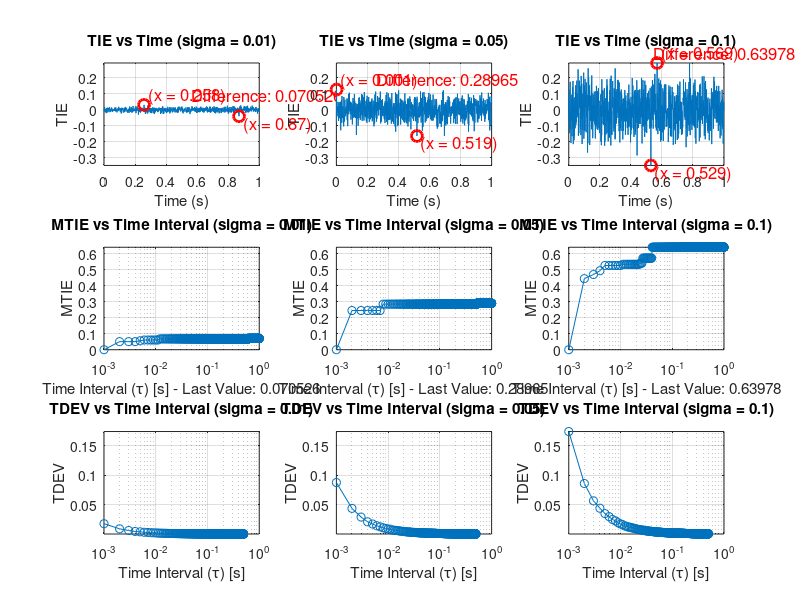

Recreate this plot in MATLAB.
fs = 1000; % 采样频率 (Hz)
N = 1000; % 采样点数
t = (0:N-1)/fs; % 时间向量 (s)
sigma = 0.01; % 噪声的标准差

% 不同的噪声标准差
sigmas = [0.01, 0.05, 0.1]; % 三个不同的标准差

% 存储结果
mtie_results = cell(length(sigmas), 1);
tdev_results = cell(length(sigmas), 1);
TIE_results = cell(length(sigmas), 1);

% 计算 TDEV 的函数
function tdev = compute_tdev(tie, max_tau)
    taus = 1:max_tau;
    tdev = zeros(size(taus));
    for i = 1:length(taus)
        tau = taus(i);
        n = length(tie) - 2*tau;
        if n > 0
            sum_diff = 0;
            for j = 1:n
                sum_diff = sum_diff + (tie(j+2*tau) - 2*tie(j+tau) + tie(j))^2;
            end
            tdev(i) = sqrt(sum_diff / (2*n*tau^2)) ;
        else
            tdev(i) = NaN;
        end
    end
end


% 计算 MTIE 的函数
function mtie = compute_mtie(tie, max_tau)
    taus = 1:max_tau;
    mtie = zeros(size(taus));
    for i = 1:length(taus)
        tau = taus(i);
        n = length(tie) - tau;
        if n > 0
            max_peak_to_peak = 0;
            for j = 1:n
                % 计算当前窗口内的峰值到峰值值
                window_tie = tie(j:j+tau-1);
                peak_to_peak = max(window_tie) - min(window_tie);
                % 更新最大峰值到峰值值
                if peak_to_peak > max_peak_to_peak
                    max_peak_to_peak = peak_to_peak;
                end
            end
            % 保存当前 τ 间隔下的最大峰值到峰值值
            mtie(i) = max_peak_to_peak;
        else
            mtie(i) = NaN;
        end
    end
end

max_tau = 999; % 最大时间间隔

% 计算不同噪声标准差下的 TIE, MTIE 和 TDEV
for k = 1:length(sigmas)
    sigma = sigmas(k);

    % 创建模拟相位误差数据
    clock_signal = t + sigma * randn(1, N); % 模拟相位误差

    % 计算TIE
    ideal_clock = t;
    TIE = clock_signal - ideal_clock;
    TIE_results{k} = TIE;

    % 计算 TDEV

    tdev_result = compute_tdev(TIE, max_tau);
    tdev_results{k} = tdev_result;

    % 计算 MTIE
    mtie_result = compute_mtie(TIE, max_tau);
    mtie_results{k} = mtie_result;
end

% 在同一个窗口中显示不同噪声标准差下的 TIE、MTIE 和 TDEV
figure;

% 找到所有 TIE, MTIE, TDEV 的最大最小值
all_TIE = vertcat(TIE_results{:});
all_MTIE = vertcat(mtie_results{:});
all_TDEV = vertcat(tdev_results{:});

min_TIE = min(all_TIE(:));
max_TIE = max(all_TIE(:));
min_MTIE = min(all_MTIE(:));
max_MTIE = max(all_MTIE(:));
min_TDEV = min(all_TDEV(:));
max_TDEV = max(all_TDEV(:));

% 绘制TIE vs Time
for k = 1:length(sigmas)
    subplot(3, length(sigmas), k);
    plot(t, TIE_results{k});
    xlabel('Time (s)');
    ylabel('TIE');
    title(['TIE vs Time (sigma = ' num2str(sigmas(k)) ')']);
    grid on;
    ylim([min_TIE max_TIE]); % 设置 y 轴限值

    % 找到当前 TIE 的最大值和最小值及其索引
    current_TIE = TIE_results{k};
    [max_val, max_idx] = max(current_TIE);
    [min_val, min_idx] = min(current_TIE);

    % 标记最大值和最小值
    hold on;
    plot(t(max_idx), max_val, 'ro', 'MarkerSize', 8, 'LineWidth', 2); % 红色标记最大值
    plot(t(min_idx), min_val, 'ro', 'MarkerSize', 8, 'LineWidth', 2); % 红色标记最小值

    % 计算最大值和最小值之间的差值
    diff_val = max_val - min_val;

    % 添加文本标注显示差值
    text_position_x = mean([t(max_idx), t(min_idx)]); % 文本标注的 x 位置
    text_position_y = max_val + 0.1 * (max_TIE - min_TIE); % 文本标注的 y 位置
    text(text_position_x, text_position_y, ['Difference: ' num2str(diff_val)], 'Color', 'r', 'FontSize', 12);

    % 添加最大值和最小值的 x 坐标标注
    text(t(max_idx), max_val, [' (x = ' num2str(t(max_idx)) ')'], 'Color', 'r', 'FontSize', 12, 'VerticalAlignment', 'bottom');
    text(t(min_idx), min_val, [' (x = ' num2str(t(min_idx)) ')'], 'Color', 'r', 'FontSize', 12, 'VerticalAlignment', 'top');
    hold off;
end

% 绘制MTIE vs Time Interval 使用线性刻度
for k = 1:length(sigmas)
    subplot(3, length(sigmas), length(sigmas) + k);
    semilogx((1:max_tau) / fs, mtie_results{k}, '-o'); % 使用对数刻度
    xlabel(['Time Interval (\tau) [s] - Last Value: ' num2str(mtie_results{k}(end))]);
    ylabel('MTIE');
    title(['MTIE vs Time Interval (sigma = ' num2str(sigmas(k)) ')']);
    grid on;
    ylim([min_MTIE max_MTIE]); % 设置 y 轴限值
end

% 绘制TDEV vs Time Interval 使用线性刻度
for k = 1:length(sigmas)
    subplot(3, length(sigmas), 2*length(sigmas) + k);
    semilogx((1:max_tau) / fs, tdev_results{k}, '-o'); % 使用对数刻度
    xlabel('Time Interval (\tau) [s]');
    ylabel('TDEV');
    title(['TDEV vs Time Interval (sigma = ' num2str(sigmas(k)) ')']);
    grid on;
    ylim([min_TDEV max_TDEV]); % 设置 y 轴限值
end

pause;
